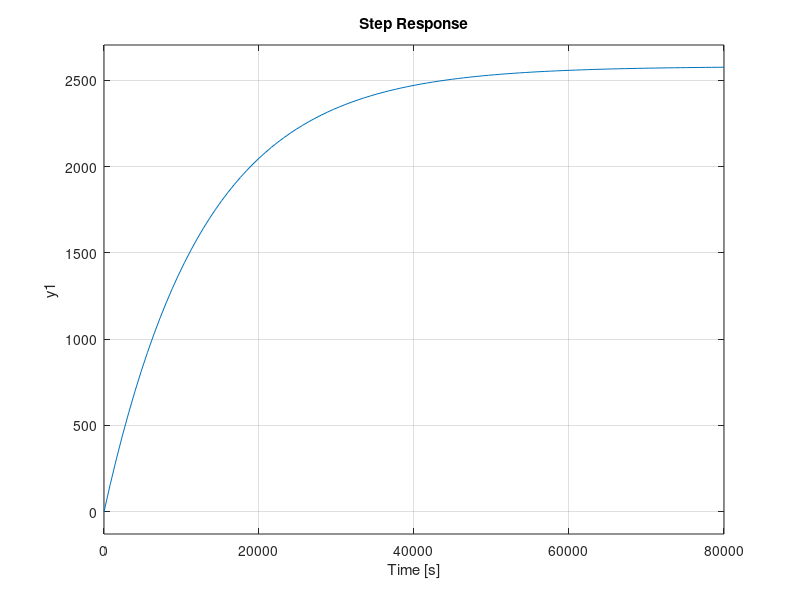
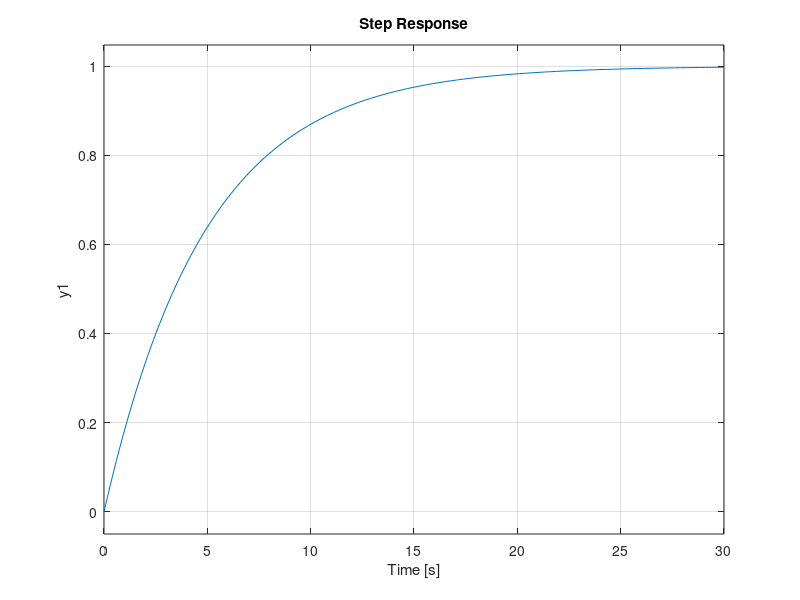

The MATLAB script that drew these images, in order: (Note: this script raises an error after producing the figures.)

ruta='MatLab WorkSpace/TPI/TdC/images/'; %ejecutar primero

%% sin controlador 

fig=figure(1)
num=[2580];
den=[12664 1];
FTLA = tf(num,den)
step(FTLA);
saveas(fig,strcat(ruta,'ftla_sin_cont.png'));

fig=figure(2)
den2=[12664 2581];
FTLC = tf(num,den2)
step(FTLC);
saveas(fig,strcat(ruta,'ftlc_sin_cont.png'));

%% retardo de 2.1 segundos (solo funciona en lazo cerrado)

fig=figure(3);
num=[2580];
den=[12664 1];
FTLA = tf(num,den,'InputDelay',2.1) %si se cambia retardo, cambiar nombre
step(FTLA);
saveas(fig,strcat(ruta,'ftla_retardo2-1.png'));
%Como es de esperarse, en lazo abierto no afecta a C(t)
%Afecta, pero requiere un mayor tiempo de retardo

fig=figure(4);
den2=[12664 2581];
FTLC = tf(num,den2,'InputDelay',2.1) %si se cambia retardo, cambiar nombre
step(FTLC);
saveas(fig,strcat(ruta,'ftlc_retardo2-1.png'));


%% sintonizacion de controlador P pidTuner

num=[2580];
den=[12664 2581];
FTLC = tf(num,den);

den2=[12664 1];
Gp = tf(num,den2);

Gc = pidtune(FTLC,'P')
%pidTuner(FTLC,Gc);

%Despues del tuner
Kp = 5.473;
Gc = Kp;

fig=figure(1);
hold on;
FTLA = Gp*Gc;
FTLC = feedback(FTLA,1) %se estabiliza en 0.999929
step(FTLC,'-r');
%saveas(fig,strcat(ruta,'pidtuner_p.png'));


% sintonizacion de controlador PI

num=[2580];
den=[12664 2581];
FTLC = tf(num,den);

den2=[12664 1];
Gp = tf(num,den2);

Gc = pidtune(FTLC,'PI') 
%pidTuner(FTLC,Gc);

%Despues del tuner
Kp = 6.77;
Ki = 1.38;
Gc = Kp + tf([Ki],[1 0]);

%fig=figure(1);
FTLA = Gp*Gc;
FTLC = feedback(FTLA,1) %sin error
step(FTLC,'-k');
%saveas(fig,strcat(ruta,'pidtuner_pi.png'));


% sintonizacion de controlador PD

num=[2580];
den=[12664 2581];
FTLC = tf(num,den);

den2=[12664 1];
Gp = tf(num,den2);

Gc = pidtune(FTLC,'PD') 
%pidTuner(FTLC,Gc);

%Despues del tuner
Kp = 6.847;
Kd = 0;  
Gc = Kp + tf([Kd 0],[1]);

%fig=figure(1);
FTLA = Gp*Gc;
FTLC = feedback(FTLA,1) %se estabiliza en 0.999944
step(FTLC,'-b');
%saveas(fig,strcat(ruta,'pidtuner_pd.png'));


% sintonizacion de controlador PID

num=[2580];
den=[12664 2581];
FTLC = tf(num,den);

den2=[12664 1];
Gp = tf(num,den2);

Gc = pidtune(FTLC,'PID')
%pidTuner(FTLC,Gc);

%Despues del tuner
Kp = 6.178;
Ki = 1.259;
kd = 0;

Gc = Kp + tf([Ki],[1 0]) + tf([kd 0],[1]);

%fig=figure(1);
FTLA=Gp*Gc;
FTLC = feedback(FTLA,1) %sin error
step(FTLC,'-g');

legend('P','PI','PD','PID');
ylim([0 1.2]);
saveas(fig,strcat(ruta,'pidtuner_todos.png'));


%% sintonizacion pidTuner con retardo P
k=2580;
L=2.1;
T=12664;
num=[k];
den=[T 1];
Gp = tf(num,den,'InputDelay',L)
FTLCp=feedback(Gp,1)


Gc = pidtune(FTLCp,'P')
pidTuner(FTLCp,Gc);

%Despues del tuner
Kp = 1.503; % un buen valor, teniendo en cuenta el analisis siguiente (curva de reaccion del proceso)
Gc = Kp;

fig=figure(1);
FTLA = Gp*Gc;
FTLC = feedback(FTLA,1)
step(FTLC);
saveas(fig,strcat(ruta,'pidtuner_retraso2-1_p.png'));


%% sintonizacion pidTuner con retardo PI
k=2580;
L=2.1;
T=12664;
num=[k];
den=[T 1];
Gp = tf(num,den,'InputDelay',L);
FTLCpi=feedback(Gp,1);

Gc = pidtune(FTLCpi,'PI');
pidTuner(FTLCpi,Gc);

%Despues del tuner
kp = 0.446; %inestable, por que?? con 1.001 queda bien (cumple requerimiento de overshoot<1%)
ki = 0.267; %queda inestable, por que?? con 0.0000000000001 queda bien
Gc = kp + tf([ki],[1 0]);

fig=figure(1);
FTLA = Gp*Gc;
FTLC = feedback(FTLA,1)
step(FTLC);
saveas(fig,strcat(ruta,'pidtuner_retraso2-1_pi.png'));


%% sintonizacion metodo de la curva de reaccion del proceso
fig=figure(5);
hold on;

k=2580;
L=2.1; % con L=7.71, sistema criticamente estable, por que?? --> si aumenta el retraso tiene que disminuir kp para que el sistema sea estable
T=12664;
num=[k];
den=[T 1];
Gp = tf(num,den,'InputDelay',L); %si se usa la funcion con retardo para calcular FTLC con controlador da cualquier cosa
FTLC=feedback(Gp,1);  %esta da bien con un Gp con retardo, entonces lo demas tambien deberia estar bien, quizas es un error grafico
%step(FTLC,'-k'); %si se grafica junto con los otros no se ve bien, porque es mucho mas lenta la respuesta (L=2.1)
                 %grafica parecida en cuato a tiempo de respuesta (L=20000)
                 %Lo anterior es valido usando los valores de parametros de la tabla
                 %Poniendo valores distintos, por ej kp=2(en vez de 6), se tiene una respues similar con valores normales de retardo
                 

%proporcional
kp=T/L  %T/L=6.3 (L=2000) hace inestable el sistema, por que el valor de la tabla no da estable??
Gc=kp;
FTLAP=Gc*Gp;
FTLCP=feedback(FTLAP,1);
%step(FTLCP,'-b');

% PI
kp=1.001%0.9*T/L
ki=0.0000000000001%kp/(L/0.3)
Gc=kp + tf([ki],[1 0]);
FTLAPI=Gc*Gp;
FTLCPI=feedback(FTLAPI,1);
step(FTLCPI,'-r');

figure(6);
bode(FTLAPI);

%PID  provoca error grafico al graficarlo junto con los otros
kp=1.2*T/L
ki=kp/(2*L)
kd=kp*(0.5*L)
Gc=kp + tf([ki],[1 0]) + tf([kd 0],[1]);
FTLAPID=Gc*Gp;
FTLCPID=feedback(FTLAPID,1);
%step(FTLCPID,'-m');

%xlim([0 100]);
legend('Sin controlador','P','PI','PID');
saveas(fig,strcat(ruta,'curva_reaccion_todos.png'));
%ver las graficas, por que quedan asi


%% Sintonizacion ultima ganancia
Kcr=1; %no existe k critico, el sistema no se inestabiliza 
Pcr=0; %no existe periodo critico
EC=[12664 Kcr*2580+1]; %denominador FTLC con controlador proporcional

num=[Kcr*2580]
den=[12664 1];
FTLA=tf(num,den);

fig=figure(1);
rlocus(FTLA);   %confirma que el sistema nunca se inestabiliza
saveas(fig,strcat(ruta,'rlocus_utl_ganancia.png'));
%NO se puede aplicar el metodo



